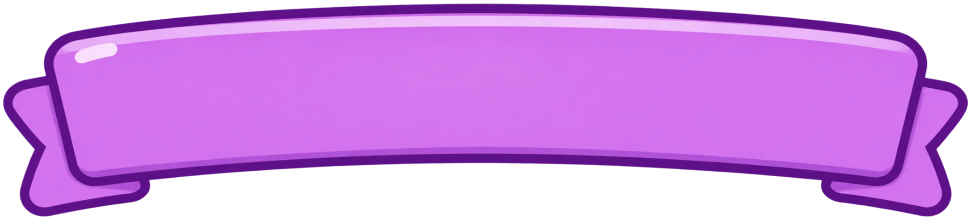
#> input picture art_src/frame/ribbon.png, 1943 x 440 px, found by its file name (shown at 1/2 size); its folder holds 3 pictures in this run
$ python build_frame_art.py
#> lines starting #> are read from the running program, lines starting #| are printed output that depends on the picture
"""Make the game-size stand frame art from the big sources in art_src/frame/.

Sources (full size, already cleaned):
  ribbon.png          the title ribbon (alpha cleaned, cropped to the ribbon)
  awning_tile.png     4 awning stripes cut stripe-edge to stripe-edge, repeats with no seam
  tablecloth_tile.png 4 hem bumps cut bump-bottom to bump-bottom; its gingham was squeezed 1%
                      so 15 gingham repeats fit exactly, and the orange hem stroke was redrawn
                      from the shape so it is even across the join

The two tiles are shrunk from a 3-wide copy and the middle is kept, so the left and right
columns still meet with no seam after resampling. Resizing is done premultiplied so the
transparent edge does not turn dark.

Run from the repo root:
    py -3.11 -I art_src/build_frame_art.py
"""
import os

from PIL import Image

SRC = os.path.join('art_src', 'frame')
DST = os.path.join('public', 'sprites', 'frame')

# name -> output width in px (about 2x the size the MSI shows it at)
JOBS = {
    'ribbon': 1000,
    'awning_tile': 420,
    'tablecloth_tile': 420,
}


def resize_premul(im, size):
    return im.convert('RGBa').resize(size, Image.LANCZOS).convert('RGBA')


def build(name, width):
#> called with name = 'ribbon', width = 1000
    im = Image.open(os.path.join(SRC, name + '.png')).convert('RGBA')
#> im is the input picture: PIL image 1943x440 RGBA; mean R, G, B, A 137.4, 72.9, 157.5, 180.3
    w, h = im.size
#> w = 1943; h = 440
    height = round(h * width / w)
#> height = 226
    if name.endswith('_tile'):
        strip = Image.new('RGBA', (w * 3, h))
        for i in range(3):
            strip.paste(im, (i * w, 0))
        strip = resize_premul(strip, (width * 3, height))
        out = strip.crop((width, 0, width * 2, height))
    else:
        out = resize_premul(im, (width, height))
#> in resize_premul, `return im.convert('RGBa').resize(size, Image.LANCZOS).convert('RGBA')`:
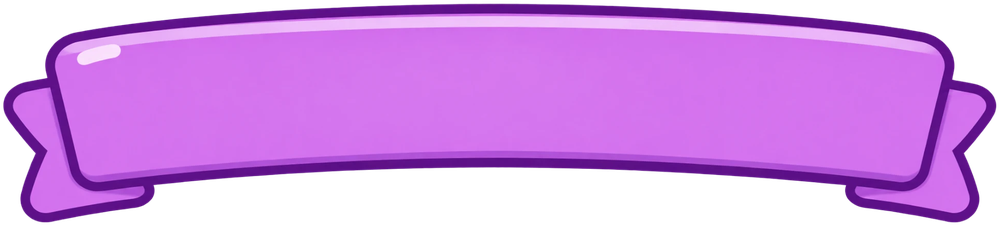
#> returned value: PIL image 1000x226 RGBA; mean R, G, B, A 138.5, 72.9, 159.2, 180.3; transparent parts drawn white
    os.makedirs(DST, exist_ok=True)
    out.save(os.path.join(DST, name + '.png'), optimize=True)
    print('[OK] %s %dx%d -> %dx%d' % (name, w, h, width, height))
#| [OK] ribbon 1943x440 -> 1000x226


def main():
    for name, width in JOBS.items():
        build(name, width)
#> pass 2 of the loop in main, `for name, width in JOBS.items():`:
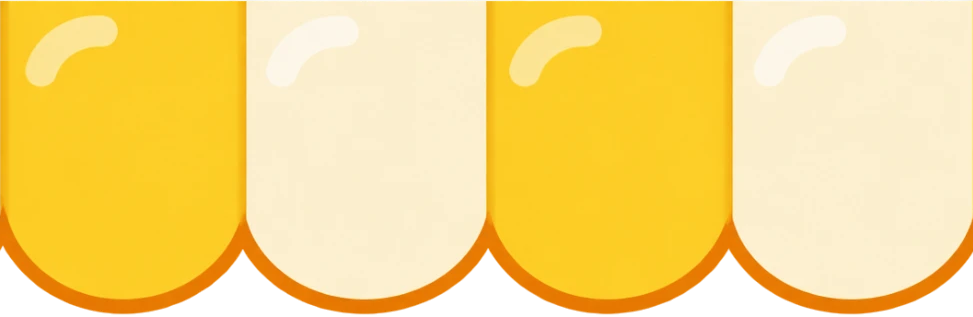
#> input picture art_src/frame/awning_tile.png, 973 x 317 px, found by its file name
#> in build, im is the input picture: PIL image 973x317 RGBA; mean R, G, B, A 234.2, 201.6, 108.9, 236.7
#> after the loop in build (call 2), `for i in range(3):`:
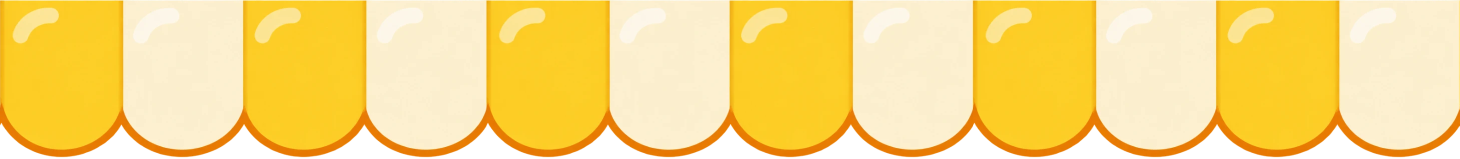
#> strip: PIL image 2919x317 RGBA (shown at 1/2 size); mean R, G, B, A 234.2, 201.6, 108.9, 236.7; transparent parts drawn white
#> in resize_premul (call 2), `return im.convert('RGBa').resize(size, Image.LANCZOS).convert('RGBA')`:
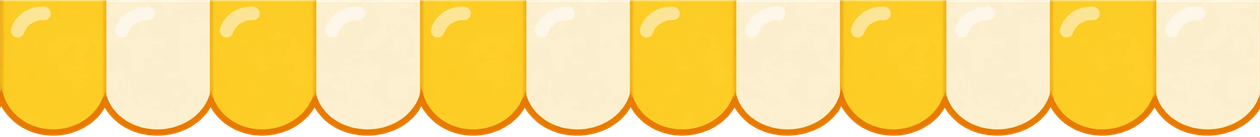
#> returned value: PIL image 1260x137 RGBA; mean R, G, B, A 236.2, 202.7, 109.1, 236.7; transparent parts drawn white
#| [OK] awning_tile 973x317 -> 420x137
#> pass 3 of the loop in main, `for name, width in JOBS.items():`:
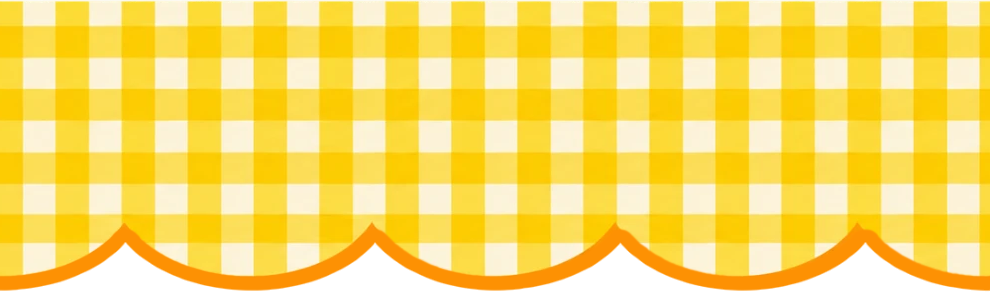
#> input picture art_src/frame/tablecloth_tile.png, 990 x 295 px, found by its file name
#> in build, im is the input picture: PIL image 990x295 RGBA; mean R, G, B, A 237, 204.5, 82.6, 238
#> after the loop in build (call 3), `for i in range(3):`:
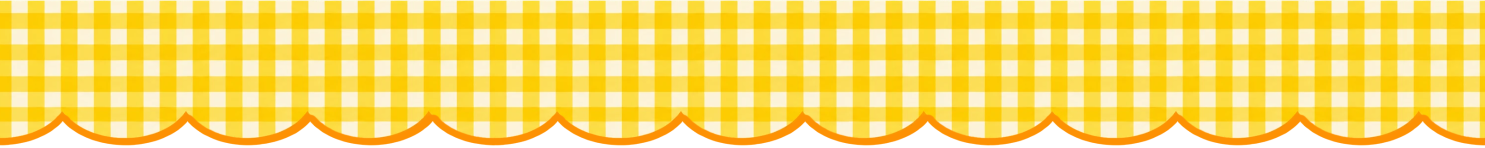
#> strip: PIL image 2970x295 RGBA (shown at 1/2 size); mean R, G, B, A 237, 204.5, 82.6, 238; transparent parts drawn white
#> in build (call 3), `out = strip.crop((width, 0, width * 2, height))`:
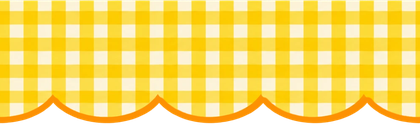
#> out: PIL image 420x125 RGBA; mean R, G, B, A 239.5, 206, 82.7, 238; transparent parts drawn white
#| [OK] tablecloth_tile 990x295 -> 420x125


if __name__ == '__main__':
    main()
